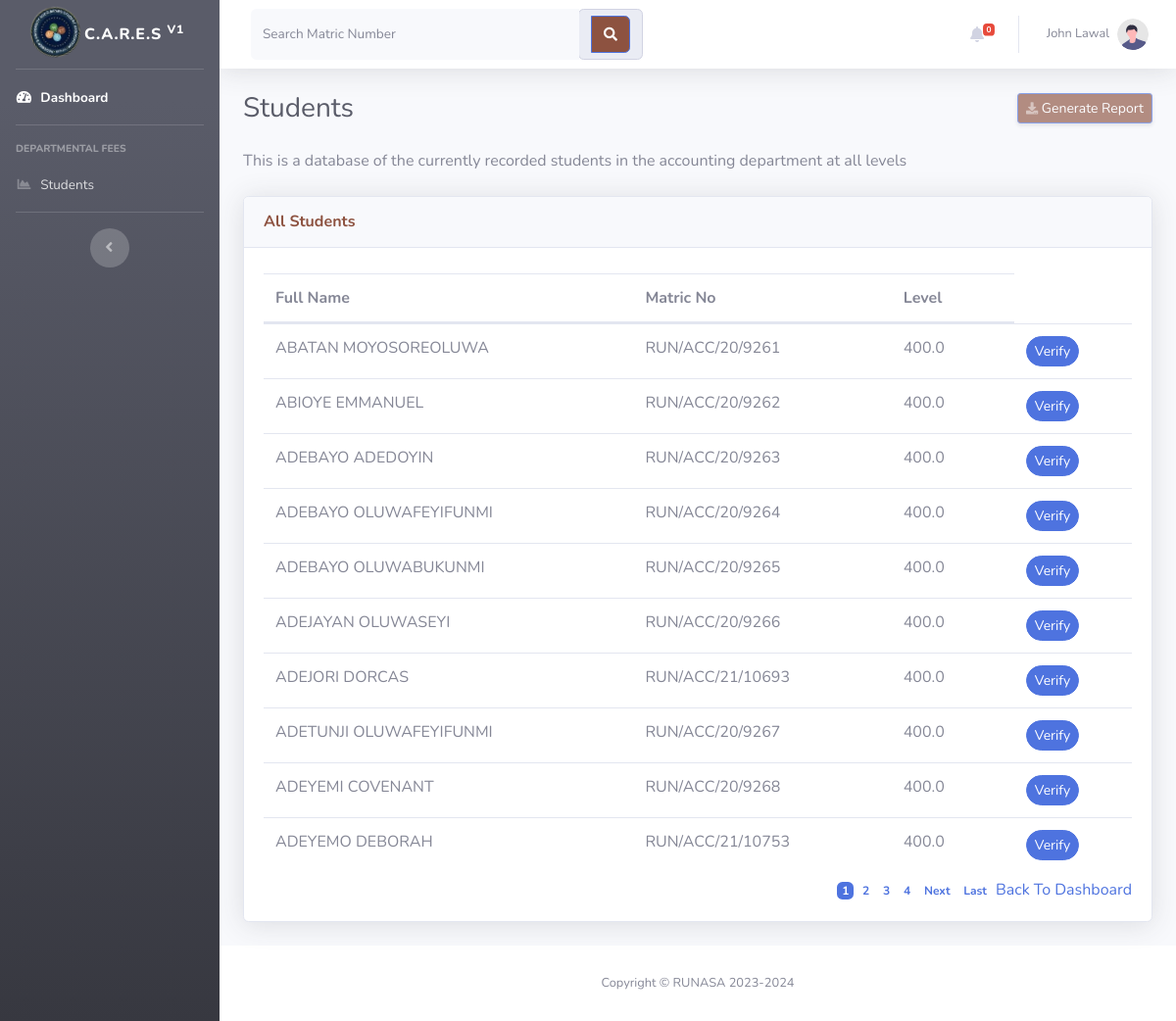
Page /administrator/dashboard/students (signed in) on the committed database.
### main/models.py (models this page shows, shortened)
class User(AbstractUser):
    user_type = models.PositiveSmallIntegerField(choices=USERTYPE_CHOICES, default=STUDENT)
    REQUIRED_FIELDS = ['first_name', 'last_name', 'email', 'user_type']

class Student(models.Model):
    FullName = models.CharField(max_length=100, null=True)
    MatricNo = models.CharField(max_length=30, null=True, blank=True)
    Level = models.CharField(max_length=15, null=True, blank=True)
    Paid = models.PositiveSmallIntegerField(choices=PAYMENT_STATUS, default=UNPAID)
    Amount = models.FloatField('Amount Paid', max_length=40, null=True, blank=True)
    Date = models.DateField('Payment Date', default=timezone.now, null=True, blank=True)
    ReceiptNo = models.CharField(max_length=30, unique=True, null=True, blank=True)

### administrator/views.py (the view)
# urls.py: path('dashboard/students', views.StudentsListView.as_view(), name='students'),
class StudentsListView(ListView):
    model = Student
    template_name = "administrator/dashboard/students.html"
    context_object_name = "students"
    def get_queryset(self):
        queryset = super().get_queryset()
        if self.request.user.user_type == 1:
            queryset = Student.objects.all()
        return queryset
    ordering = ['-id']
    paginate_by = 10

### administrator/templates/administrator/dashboard/students.html (shortened to what this page needs)
{% extends 'administrator/layouts/index.html' %}
{% load static %}
{% load static %}
{% block header %}
<div class="d-sm-flex justify-content-between align-items-center mb-4">
    <h1 class="h3 mb-0 text-gray-800">Students</h1><a class="btn btn-primary btn-sm shadow-sm d-none d-sm-inline-block disabled" role="button" href="#" style="background: #8D5240;"><i class="fas fa-download text-white-50 fa-sm"></i> Generate Report</a>
</div>
<p class="mb-4">This is a database of the currently recorded students in the accounting department at all levels</p>
<div class="card shadow mb-4">
    <div class="card-header py-3">
        <h6 class="text-primary m-0 font-weight-bold" style="color: #8D5240 !important;">All Students</h6>
    </div>
    <div class="card-body">
        {% if students %}
            <div class="table-responsive">
                <table class="table table-outline table-hover" id="dataTable" width="100%" cellspacing="0">
                    <thead>
                        <tr>
                            <th>Full Name</th>
                            <th>Matric No</th>
                            <th>Level</th>
                        </tr>
                    </thead>
                    <tbody>
                        {% for student in students %}
                        <tr>
                            <td>{{ student.FullName.upper }}</td>
                            <td>{{ student.MatricNo}} </td>
                            <td>{{ student.Level }}</td>
                            {% if student.Paid == 0 %}
                                <td><a class="btn btn-primary btn-sm" style="border-radius: 20px !important"
                                    href="{% url 'administrator:verify' student.id %}">Verify</a></td>
                            {% else %}
                            <td><span class="btn btn-dark btn-sm" href="">Already Verified</span></td>
                            {% endif %}
                        </tr>
                        {% endfor %}
                    </tbody>
                </table>
                <div class="text-right m-r-20">
                    {% if is_paginated %}
                        {% for num in page_obj.paginator.page_range %}
                            {% if page_obj.number == num %}
                            <a class="badge badge-primary" style="color: white !important;" href="?page={{ num }}"
                                data-toggle="tooltip" data-placement="top" data-trigger="hover"
                                title="Page {{ num }}">{{ num }}</a>
                            {% elif num > page_obj.number|add:'-4' and num < page_obj.number|add:'4' %}
                            <a class="badge badge-inverse-primary" href="?page={{ num }}"
                                data-toggle="tooltip" data-placement="top" data-trigger="hover"
                                title="Page {{ num }}">{{ num }}</a>
                            {% endif %}
                        {% endfor %}
                        {% if page_obj.has_next %}
                            <a class="badge badge-inverse-primary" href="?page={{ page_obj.next_page_number }}"
                                data-toggle="tooltip" data-placement="top" data-trigger="hover" title="Next Page">Next</a>
                            <a class="badge badge-inverse-primary" href="?page={{ page_obj.paginator.num_pages }}"
                                data-toggle="tooltip" data-placement="top" data-trigger="hover" title="Last Page">Last</a>
                        {% endif %}
                    {% endif %}
                    <a href="{% url 'administrator:dashboard' %}" class="b-b-primary text-primary">Back To Dashboard</a>
                </div>
            </div>
        {% else %}
        <h6 class="m-0 font-weight-bold text-primary text-center">
                    No Student Record</h6>
        {% endif %}
    </div>
</div>
{% endblock header %}

### administrator/templates/administrator/layouts/index.html (shortened to what this page needs)
{% load static %}
<!DOCTYPE html>
<html data-bs-theme="light" lang="en">
<head>
    <link rel="stylesheet" href="{% static 'administrator/bootstrap/css/bootstrap.min.css' %}">
    <link rel="stylesheet" href="{% static 'administrator/css/Font%20Awesome%205%20Brands.css' %}">
    <link rel="stylesheet" href="{% static 'administrator/css/Font%20Awesome%205%20Free.css' %}">
    <link rel="stylesheet" href="{% static 'administrator/fonts/fontawesome-all.min.css' %}">
    <link rel="stylesheet" href="{% static 'administrator/css/vendor/fontawesome-free/css/all.min.css' %}">
    <link rel="stylesheet" href="{% static 'administrator/css/vendor/datatables/dataTables.bootstrap4.min.css' %}">
</head>
<body id="page-top">
    <div id="wrapper"><ul class="navbar-nav bg-gradient-dark sidebar sidebar-dark accordion" id="accordionSidebar">
            <a class="sidebar-brand d-flex align-items-center justify-content-center" href="{% url 'administrator:dashboard' %}">
                <div class="sidebar-brand-icon rotate-n-15">
                    <img src="{% static 'img/brands/logo.png' %}" alt="RUNASA Logo" style="max-width:80px; margin-right:-30px">
                </div>
                <div class="sidebar-brand-text mx-3">C.A.R.E.S <sup>v1</sup></div>
            </a>
            <hr class="sidebar-divider my-0">
            <li class="nav-item active">
                <a class="nav-link" href="{% url 'administrator:dashboard' %}">
                    <i class="fas fa-fw fa-tachometer-alt"></i>
                    <span>Dashboard</span></a>
            </li>
            <hr class="sidebar-divider">
            <div class="sidebar-heading">
                Departmental Fees
            </div>
            <li class="nav-item">
                <a class="nav-link" href="{% url 'administrator:students' %}">
                    <i class="fas fa-fw fa-chart-area"></i>
                    <span>Students</span></a>
            </li>
            <hr class="sidebar-divider d-none d-md-block">
            <div class="text-center d-none d-md-inline">
                <button class="rounded-circle border-0" id="sidebarToggle"></button>
            </div>
        </ul>
        <div class="d-flex flex-column" id="content-wrapper">
            <div id="content">
                <nav class="bg-white shadow navbar navbar-expand navbar-light topbar mb-4 static-top"><button class="btn btn-link d-md-none rounded-circle mr-3" id="sidebarToggleTop"></button>
                    <form class="d-none d-sm-inline-block form-inline mr-auto ml-md-3 my-2 my-md-0 mw-100 navbar-search"
                    action="{% url 'administrator:search' %}" method="GET">
                        <div class="input-group">
                            <input class="bg-light border-0 form-control form-control small"
                            type="text" name="q" aria-describedby="basic-addon2" aria-label="Search" placeholder="Search Matric Number">
                            <div class="input-group-text input-group-append">
                                <button class="btn btn-primary" type="submit" style="background: #8D5240;">
                                    <i class="fas fa-search fa-sm"></i>
                                </button>
                            </div>
                        </div>
                    </form>
                    <ul class="navbar-nav ml-auto">
                        <li class="nav-item dropdown no-arrow mx-1">
                            <a class="nav-link dropdown-toggle" href="#" id="alertsDropdown" role="button" data-toggle="dropdown" aria-haspopup="true" aria-expanded="false">
                                <i class="fas fa-bell fa-fw"></i>
                                <span class="badge badge-danger badge-counter">0</span>
                            </a>
                        </li>
                        <li class="nav-item dropdown no-arrow">
                            <a class="nav-link dropdown-toggle" href="#" id="userDropdown" role="button" data-toggle="dropdown" aria-haspopup="true" aria-expanded="false">
                                <span class="mr-2 d-none d-lg-inline text-gray-600 small">{{ request.user.first_name}} {{ request.user.last_name}}</span>
                                <img class="img-profile rounded-circle" src="{% static 'administrator/img/undraw_profile.svg' %}">
                            </a>
                        </li>
                    </ul>
                </nav>
                <div class="container-fluid">
                    {% block header %}{% endblock header %}
                </div>
            </div>
            <footer class="bg-white sticky-footer">
                <div class="container my-auto">
                    <div class="text-center my-auto copyright"><span>Copyright © RUNASA 2023-2024</span></div>
                </div>
            </footer>
        </div>
    </div><a class="scroll-to-top rounded" href="#page-top"></a>
</body>
</html>

### rows in the picture
User: user.first_name "John", user.last_name "Lawal"
Student: FullName "ABATAN MOYOSOREOLUWA", MatricNo "RUN/ACC/20/9261", Level "400.0", Paid "Verify"
Student: FullName "ABIOYE EMMANUEL", MatricNo "RUN/ACC/20/9262", Level "400.0", Paid "Verify"
Student: FullName "ADEBAYO ADEDOYIN", MatricNo "RUN/ACC/20/9263", Level "400.0", Paid "Verify"
Student: FullName "ADEBAYO OLUWAFEYIFUNMI", MatricNo "RUN/ACC/20/9264", Level "400.0", Paid "Verify"
Student: FullName "ADEBAYO OLUWABUKUNMI", MatricNo "RUN/ACC/20/9265", Level "400.0", Paid "Verify"
Student: FullName "ADEJAYAN OLUWASEYI", MatricNo "RUN/ACC/20/9266", Level "400.0", Paid "Verify"
Student: FullName "ADEJORI DORCAS", MatricNo "RUN/ACC/21/10693", Level "400.0", Paid "Verify"
Student: FullName "ADETUNJI OLUWAFEYIFUNMI", MatricNo "RUN/ACC/20/9267", Level "400.0", Paid "Verify"
Student: FullName "ADEYEMI COVENANT", MatricNo "RUN/ACC/20/9268", Level "400.0", Paid "Verify"
Student: FullName "ADEYEMO DEBORAH", MatricNo "RUN/ACC/21/10753", Level "400.0", Paid "Verify"

### other values in the picture
{{ num }} "1"
{{ num }} "2" "3" "4"
